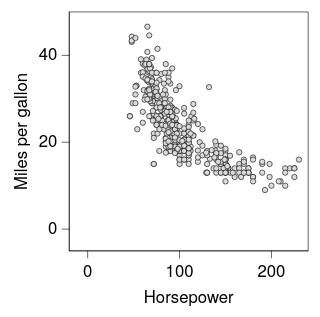

Write a Vega-Lite specification for this figure.
### Vega-Lite specification from a JSON file in a GitHub repository (floating-point values rounded to 4 significant figures; data arrays with more than 128 entries replaced by an {"elided": "..."} marker saying what was removed)
{"background": null, "config": {"arc": {"fill": "#DBDBDB", "fillOpacity": 1.0, "innerRadius": 25.0, "padAngle": 0.03, "stroke": "black", "strokeOpacity": 1, "strokeWidth": 0.25}, "area": {"fill": "#DBDBDB", "fillOpacity": 1.0, "stroke": "black", "strokeOpacity": 1, "strokeWidth": 0.25}, "axis": {"domain": true, "domainCap": "round", "domainColor": "black", "domainWidth": 0.25, "grid": false, "gridCap": "round", "gridColor": "#F1F1F1", "gridDash": [0, 0], "gridOpacity": 1.0, "gridWidth": 0.25, "labelColor": "black", "labelFont": "Helvetica Neue, HelveticaNeue, Helvetica, Arial, sans-serif", "labelFontSize": 7, "labelFontStyle": "normal", "labelFontWeight": 400, "offset": 0, "ticks": true, "tickCap": "round", "tickColor": "black", "tickRound": false, "tickSize": 3, "tickWidth": 0.25, "titleColor": "black", "titleFont": "Helvetica Neue, HelveticaNeue, Helvetica, Arial, sans-serif", "titleFontSize": 7, "titleFontStyle": "normal", "titleFontWeight": 400}, "axisX": {"domain": true, "labelAlign": "center", "labelAngle": 0, "labels": true, "ticks": true, "translate": 0}, "axisY": {"domain": true, "labelAlign": "right", "labelAngle": 0, "labels": true, "ticks": true, "translate": 0}, "axisRight": {"domain": true, "labelAlign": "left", "labelAngle": 0, "labels": true, "ticks": true, "translate": 0}, "axisTop": {"domain": true, "labelAlign": "center", "labelAngle": 0, "labels": true, "ticks": true, "translate": 0}, "axisBand": {"tickOffset": 0}, "bar": {"fill": "#DBDBDB", "fillOpacity": 1.0, "stroke": "black", "strokeOpacity": 1, "strokeWidth": 0.25}, "boxplot": {"size": 9.0, "ticks": {"cornerRadius": 0.25, "fill": "black", "opacity": 1, "size": 4.5, "thickness": 0.25}, "box": {"fillOpacity": 1.0, "stroke": "black", "strokeOpacity": 1, "strokeWidth": 0.25}, "median": {"cornerRadius": 0, "fill": "black", "fillOpacity": 1.0, "opacity": 1, "size": 9.0, "thickness": 0.25}, "rule": {"fill": "black", "fillOpacity": 1.0, "size": 10.0, "stroke": "black", "strokeDash": [0, 0], "strokeOpacity": 1, "strokeWidth": 0.25}, "outliers": {"color": "black", "fill": "black", "fillOpacity": 1.0, "size": 0, "stroke": "black", "strokeOpacity": 1, "strokeWidth": 0.25}}, "circle": {"fill": "black", "fillOpacity": 1.0, "size": 1.25, "stroke": null, "strokeOpacity": 1, "strokeWidth": 0.25}, "errorband": {"band": {"fillOpacity": 0.6, "stroke": null, "strokeWidth": 0.25, "strokeOpacity": 1}, "borders": {"opacity": 0, "strokeOpacity": 0.25, "strokeWidth": 1}}, "errorbar": {"opacity": 1, "rule": {"strokeDash": [0, 0], "strokeWidth": 0.25}, "ticks": {"color": "black", "cornerRadius": 0.125, "opacity": 1, "size": 6.0, "thickness": 0.25}, "thickness": 0.25}, "font": "Helvetica Neue, HelveticaNeue, Helvetica, Arial, sans-serif", "geoshape": {"fill": "#DBDBDB", "fillOpacity": 1.0, "stroke": "black", "strokeOpacity": 1, "strokeWidth": 0.25}, "header": {"labelColor": "black", "labelFont": "Helvetica Neue, HelveticaNeue, Helvetica, Arial, sans-serif", "labelFontSize": 7, "labelFontStyle": "normal", "labelFontWeight": 400, "titleColor": "black", "titleFont": "Helvetica Neue, HelveticaNeue, Helvetica, Arial, sans-serif", "titleFontSize": 7, "titleFontStyle": "normal", "titleFontWeight": 400, "titlePadding": 0}, "legend": {"disable": false, "offset": 4.5, "titlePadding": 4, "labelOffset": 2, "gradientLabelOffset": 2, "gradientLength": 50.0, "gradientThickness": 5.0, "gradientOpacity": 1.0, "gradientStrokeColor": "black", "gradientStrokeWidth": 0.25, "labelColor": "black", "labelFont": "Helvetica Neue, HelveticaNeue, Helvetica, Arial, sans-serif", "labelFontSize": 7, "labelFontStyle": "normal", "labelFontWeight": 400, "strokeColor": "black", "strokeWidth": 0, "symbolSize": 42, "symbolStrokeColor": "black", "symbolStrokeWidth": 0.25, "titleColor": "black", "titleFont": "Helvetica Neue, HelveticaNeue, Helvetica, Arial, sans-serif", "titleFontSize": 7, "titleFontStyle": "normal", "titleFontWeight": 400}, "line": {"color": "black", "stroke": "black", "strokeCap": "round", "strokeDash": [0, 0], "strokeOpacity": 1, "strokeWidth": 0.375}, "point": {"filled": true, "fill": "#DBDBDB", "fillOpacity": 1.0, "size": 5.0, "stroke": "black", "strokeOpacity": 1, "strokeWidth": 0.25}, "range": {"category": ["#5CA7B1", "#CDDEF3", "#B7B3E4", "#B3DAB5", "#F5E1B3", "#3D727B", "#8AA8D2", "#867DAC", "#80A988", "#CBB17A", "#204148", "#59719A", "#584C77", "#507B5F", "#9D824D"], "diverging": {"scheme": ["#C35082", "#CE6D94", "#D989A7", "#E2A4BA", "#EABFCE", "#F1DBE2", "#F6F6F6", "#D7E0EB", "#B9CBE0", "#9BB6D5", "#7DA1C9", "#5F8CBD", "#4177B1"]}, "heatmap": {"scheme": ["#32022B", "#43044D", "#4C196E", "#4D338C", "#484DA6", "#3A68BB", "#1D83CA", "#1D9CCB", "#23B5C9", "#28CDC5", "#4DE0B4", "#91EE9F"]}, "ordinal": {"scheme": ["#F1F1F1", "#DBDBDB", "#C6C6C6", "#B2B2B2", "#9D9D9D", "#898989", "#767676", "#636363", "#515151", "#404040", "#2F2F2F", "#1F1F1F"]}, "ramp": {"scheme": ["#32022B", "#43044D", "#4C196E", "#4D338C", "#484DA6", "#3A68BB", "#1D83CA", "#1D9CCB", "#23B5C9", "#28CDC5", "#4DE0B4", "#91EE9F"]}}, "rule": {"color": "black", "stroke": "black", "strokeCap": "round", "strokeDash": [2, 2], "strokeOpacity": 1, "strokeWidth": 0.25}, "scale": {"bandPaddingInner": 0.1, "bandPaddingOuter": 0.1, "continuousPadding": 1, "round": false}, "rect": {"fill": "#DBDBDB", "fillOpacity": 1.0, "stroke": "black", "strokeOpacity": 1, "strokeWidth": 0.25}, "square": {"fill": "#DBDBDB", "fillOpacity": 1.0, "size": 10.0, "stroke": "black", "strokeOpacity": 1, "strokeWidth": 0.25}, "text": {"color": "black", "font": "Helvetica Neue, HelveticaNeue, Helvetica, Arial, sans-serif", "fontSize": 7, "fontStyle": "normal", "fontWeight": 400}, "tick": {"color": "black", "cornerRadius": 0.125, "opacity": 1.0, "size": 9.0, "thickness": 0.25}, "title": {"anchor": "middle", "frame": "group", "color": "black", "font": "Helvetica Neue, HelveticaNeue, Helvetica, Arial, sans-serif", "fontSize": 7, "fontStyle": "normal", "fontWeight": 400, "subtitleColor": "black", "subtitleFont": "Helvetica Neue, HelveticaNeue, Helvetica, Arial, sans-serif", "subtitleFontSize": "Helvetica Neue, HelveticaNeue, Helvetica, Arial, sans-serif", "subtitleFontStyle": "normal", "subtitleFontWeight": 400}, "trail": {"color": "black", "opacity": 1, "size": 0.375}, "view": {"continuousWidth": 100, "continuousHeight": 100, "discreteWidth": 100, "discreteHeight": 100, "fill": null, "stroke": "black", "strokeWidth": 0.25}}, "data": {"name": "data-7285c4e2e195e5a75737a34913199f5f"}, "mark": {"type": "point"}, "encoding": {"x": {"field": "Horsepower", "type": "quantitative"}, "y": {"field": "Miles_per_Gallon", "title": "Miles per gallon", "type": "quantitative"}}, "$schema": "https://vega.github.io/schema/vega-lite/v6.4.1.json", "datasets": {"data-7285c4e2e195e5a75737a34913199f5f": {"elided": "392 records"}}}
